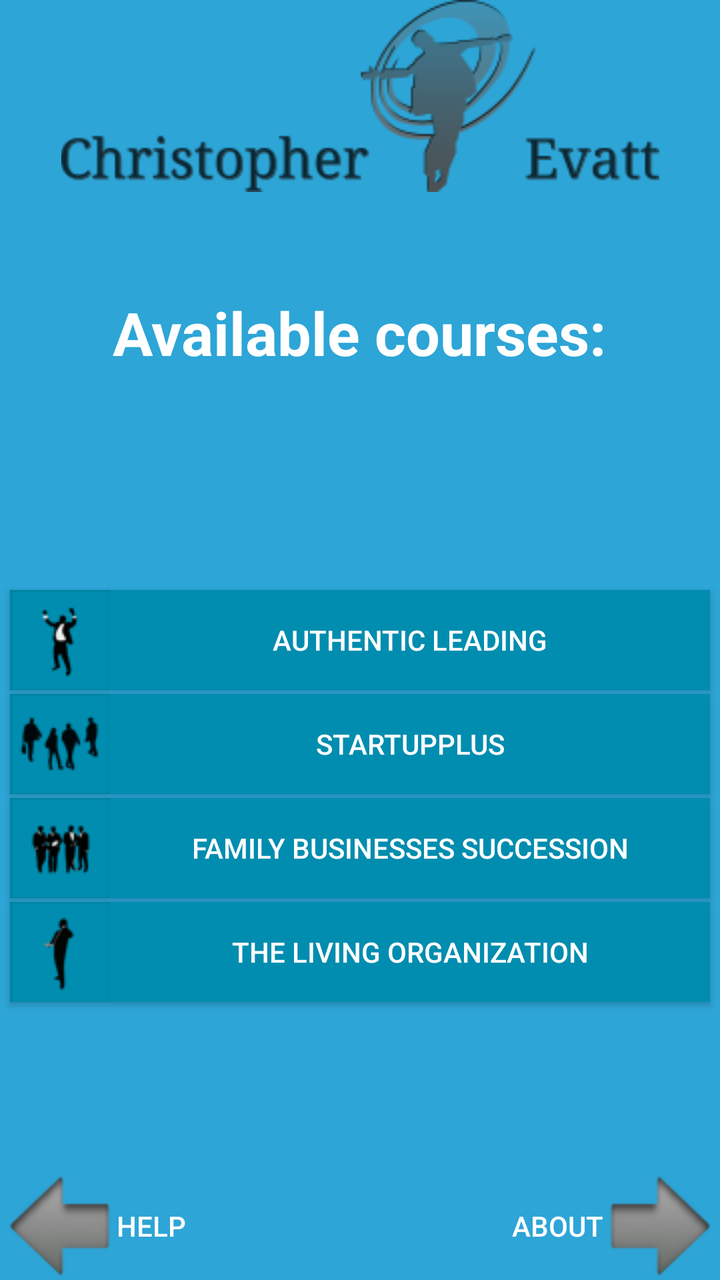
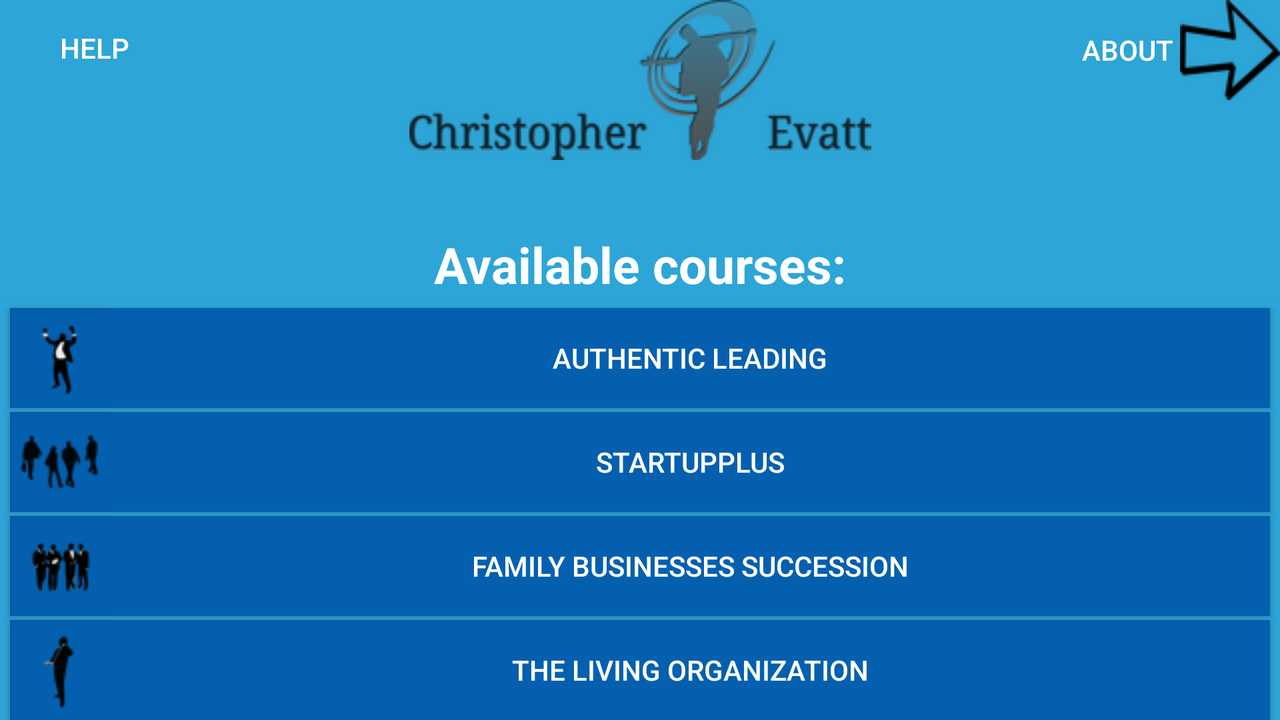

First picture: res/layout/ on a phone held upright. Second picture: the repository's own variant of that layout, on a device whose configuration matches the variant's folder. Source for both follows.
<!-- AndroidManifest.xml: application theme AppTheme -->
<!-- res/layout/mainpage.xml -->
<RelativeLayout xmlns:android="http://schemas.android.com/apk/res/android"
    xmlns:tools="http://schemas.android.com/tools"
    android:id="@+id/container"
    android:layout_width="match_parent"
    android:layout_height="match_parent"
    tools:context="com.example.app.MainActivity"
    tools:ignore="MergeRootFrame"
    android:layout_gravity="center"
    android:background="#ff2da5d7"
    android:scrollbars="vertical">

        <ImageView
            android:layout_width="match_parent"
            android:layout_height="wrap_content"
            android:id="@+id/imageView"
            android:layout_gravity="center_horizontal|top"

            android:src="@drawable/icon_full_mono_v2_300px"
            android:layout_alignParentTop="true"
            android:layout_alignParentLeft="true"
            android:layout_alignParentStart="true"
            android:layout_alignParentRight="true"
            android:layout_alignParentEnd="true" />


            <Button
                android:layout_marginTop="2dp"
                android:layout_marginLeft="5dp"
                android:layout_marginRight="5dp"
                android:layout_width="210dp"
                android:layout_height="wrap_content"
                android:text="The living organization"
                android:drawableLeft="@drawable/course_bookce_50px"
                android:textColor="#ffffff"
                android:id="@+id/btnLivOrg"
                android:layout_gravity="center_horizontal"
                android:background="#ff008daf"
                android:onClick="startCourse1"
                android:layout_below="@+id/button4"
                android:layout_alignParentLeft="true"
                android:layout_alignParentStart="true"
                android:layout_alignParentRight="true"
                android:layout_alignParentEnd="true" />

            <Button
                android:layout_marginTop="2dp"
                android:layout_marginLeft="5dp"
                android:layout_marginRight="5dp"
                android:layout_width="210dp"
                android:layout_height="wrap_content"
                android:text="StartupPLUS"
                android:textColor="#ffffff"
                android:id="@+id/button2"
                android:drawableLeft="@drawable/course_startup_50px"
                android:background="#ff008daf"
                android:layout_gravity="center_horizontal"
                android:onClick="startCourse3"
                android:layout_below="@+id/button3"
                android:layout_alignParentLeft="true"
                android:layout_alignParentStart="true"
                android:layout_alignParentRight="true"
                android:layout_alignParentEnd="true" />

            <Button
                android:layout_marginTop="2dp"
                android:layout_marginLeft="5dp"
                android:layout_marginRight="5dp"
                android:layout_width="210dp"
                android:layout_height="wrap_content"
                android:text="Authentic Leading"
                android:textColor="#ffffff"
                android:id="@+id/button3"
                android:background="#ff008daf"
                android:layout_gravity="center_horizontal"
                android:clickable="true"
                android:drawableLeft="@drawable/course_authleading_50px"
                android:onClick="startCourse4"
                android:layout_centerVertical="true"
                android:layout_alignParentLeft="true"
                android:layout_alignParentStart="true"
                android:layout_alignParentRight="true"
                android:layout_alignParentEnd="true" />

            <Button
                android:layout_marginTop="2dp"
                android:layout_marginLeft="0dp"
                android:layout_marginRight="5dp"
                android:layout_width="210dp"
                android:layout_height="wrap_content"
                android:text="Family Businesses Succession"
                android:textColor="#ffffff"
                android:id="@+id/button4"
                android:background="#ff008daf"
                android:drawableLeft="@drawable/course_familybs_50px"
                android:layout_gravity="center_horizontal"
                android:onClick="startCourse2"
                android:layout_below="@+id/button2"
                android:layout_alignParentRight="true"
                android:layout_alignParentEnd="true"
                android:layout_alignLeft="@+id/btnLivOrg"
                android:layout_alignStart="@+id/btnLivOrg" />

    <TextView
        android:layout_marginTop="50dp"
        android:layout_width="wrap_content"
        android:layout_height="wrap_content"
        android:text="Available courses:"
        android:id="@+id/textView"
        android:textSize="30sp"
        android:textColor="#ffffff"
        android:textStyle="bold"
        android:clickable="false"
        android:layout_below="@+id/imageView"
        android:layout_centerHorizontal="true" />

    <Button
        android:drawableRight="@drawable/finalarrow_r"
        android:textColor="#ffffff"
        android:background="@android:color/transparent"
        android:layout_marginBottom="2dp"
        android:layout_marginLeft="5dp"
        android:layout_marginRight="5dp"
        android:layout_width="wrap_content"
        android:layout_height="wrap_content"
        android:text=" About "
        android:id="@+id/btnToAbout"
        android:layout_alignParentBottom="true"
        android:layout_alignParentRight="true"
        android:layout_alignParentEnd="true" />

    <Button
        android:drawableLeft="@drawable/finalarrow_l"
        android:textColor="#ffffff"
        android:background="@android:color/transparent"

        android:layout_marginBottom="2dp"
        android:layout_marginLeft="5dp"
        android:layout_marginRight="5dp"
        android:layout_width="wrap_content"
        android:layout_height="wrap_content"
        android:text=" Help "
        android:id="@+id/btnToHelp"
        android:layout_alignTop="@+id/btnToAbout"
        android:layout_alignParentLeft="true"
        android:layout_alignParentStart="true"
        android:onClick="toHelp"/>


</RelativeLayout>
<!-- resources referenced by this layout -->
<resources>
  <!-- drawable course_authleading_50px: png bitmap (drawable, 4018 bytes) -->
  <!-- drawable course_bookce_50px: png bitmap (drawable, 4021 bytes) -->
  <!-- drawable course_familybs_50px: png bitmap (drawable, 4963 bytes) -->
  <!-- drawable course_startup_50px: png bitmap (drawable, 4286 bytes) -->
  <!-- drawable finalarrow_l: png bitmap (drawable, 3098 bytes) -->
  <!-- drawable finalarrow_r: png bitmap (drawable, 3138 bytes) -->
  <!-- drawable icon_full_mono_v2_300px: png bitmap (drawable, 15725 bytes) -->
  <style name="AppTheme" parent="@style/_AppTheme" />
  <style name="_AppTheme" parent="Theme.AppCompat.Light">
  
  
  
      </style>
</resources>
<!-- res/layout-land/mainpage.xml (the repository's variant of the layout above) -->
<!-- drawn on the phone turned sideways -->
<RelativeLayout xmlns:android="http://schemas.android.com/apk/res/android"
    xmlns:tools="http://schemas.android.com/tools"
    android:id="@+id/container"
    android:layout_width="match_parent"
    android:layout_height="match_parent"
    tools:context="com.example.app.MainActivity"
    tools:ignore="MergeRootFrame"
    android:layout_gravity="center"
    android:background="#ff2da5d7"
    android:scrollbars="vertical">

        <ImageView
            android:layout_width="match_parent"
            android:layout_height="wrap_content"
            android:id="@+id/imageView"
            android:layout_gravity="center_horizontal|top"

            android:src="@drawable/rsz_icon_full_mono_v2_231" />


            <Button
                android:layout_marginLeft="5dp"
                android:layout_marginRight="5dp"
                android:layout_marginTop="2dp"
                android:layout_width="210dp"
                android:layout_height="wrap_content"
                android:text="The living organization"
                android:drawableLeft="@drawable/course_bookce_50px"
                android:textColor="#ffffff"
                android:id="@+id/btnLivOrg"
                android:layout_gravity="center_horizontal"
                android:layout_alignParentBottom="true"
                android:layout_alignParentLeft="true"
                android:layout_alignParentStart="true"
                android:layout_alignParentRight="true"
                android:layout_alignParentEnd="true"
                android:background="#ff0460af"
                android:onClick="startCourse1"/>

            <Button

                android:layout_marginLeft="5dp"
                android:layout_marginRight="5dp"
                android:layout_marginTop="2dp"
                android:layout_width="210dp"
                android:layout_height="wrap_content"
                android:text="StartupPLUS"
                android:textColor="#ffffff"
                android:id="@+id/button2"
                android:drawableLeft="@drawable/course_startup_50px"
                android:background="#ff0460af"
                android:layout_gravity="center_horizontal"
                android:layout_above="@+id/button4"
                android:layout_alignParentLeft="true"
                android:layout_alignParentStart="true"
                android:layout_alignParentRight="true"
                android:layout_alignParentEnd="true"
                android:onClick="startCourse3"/>

            <Button

                android:layout_marginLeft="5dp"
                android:layout_marginRight="5dp"
                android:layout_marginTop="0dp"
                android:layout_width="210dp"
                android:layout_height="wrap_content"
                android:text="Authentic Leading"
                android:textColor="#ffffff"
                android:id="@+id/button3"
                android:background="#ff0460af"
                android:layout_gravity="center_horizontal"
                android:clickable="true"
                android:layout_above="@+id/button2"
                android:drawableLeft="@drawable/course_authleading_50px"
                android:layout_alignParentLeft="true"
                android:layout_alignParentStart="true"
                android:layout_alignParentRight="true"
                android:layout_alignParentEnd="true"
                android:onClick="startCourse4"
               />

            <Button

                android:layout_marginLeft="5dp"
                android:layout_marginRight="5dp"
                android:layout_marginTop="2dp"
                android:layout_width="210dp"
                android:layout_height="wrap_content"
                android:text="Family Businesses Succession"
                android:textColor="#ffffff"
                android:id="@+id/button4"
                android:background="#ff0460af"
                android:drawableLeft="@drawable/course_familybs_50px"
                android:layout_gravity="center_horizontal"
                android:layout_above="@+id/btnLivOrg"
                android:layout_alignParentLeft="true"
                android:layout_alignParentStart="true"
                android:layout_alignParentRight="true"
                android:layout_alignParentEnd="true"
                android:onClick="startCourse2"/>

    <TextView
        android:layout_width="wrap_content"
        android:layout_height="wrap_content"
        android:text="Available courses:"
        android:id="@+id/textView"
        android:textSize="25sp"
        android:textColor="#ffffff"
        android:textStyle="bold"
        android:clickable="false"
        android:layout_above="@+id/button3"
        android:layout_centerHorizontal="true"
        android:layout_marginBottom="5dp"/>

    <Button
        android:drawableRight="@drawable/arrow_r"
        android:textColor="#ffffff"
        android:background="@android:color/transparent"
        android:layout_width="wrap_content"
        android:layout_height="wrap_content"
        android:text=" About "
        android:id="@+id/button"
        android:layout_alignParentTop="true"
        android:layout_alignParentRight="true"
        android:layout_alignParentEnd="true" />

    <Button
        android:drawableLeft="@drawable/arrow_l"
        android:textColor="#ffffff"
        android:background="@android:color/transparent"

        android:layout_marginBottom="2dp"
        android:layout_marginLeft="5dp"
        android:layout_marginRight="5dp"
        android:layout_width="wrap_content"
        android:layout_height="wrap_content"
        android:text=" Help  "
        android:id="@+id/button5"
        android:layout_alignTop="@+id/button"
        android:layout_alignParentLeft="true"
        android:layout_alignParentStart="true" />



</RelativeLayout>
<!-- resources referenced by the variant -->
<!-- as the phone turned sideways resolves them -->
<resources>
  <!-- drawable arrow_r: png bitmap (drawable, 1485 bytes) -->
  <!-- drawable course_authleading_50px: png bitmap (drawable, 4018 bytes) -->
  <!-- drawable course_bookce_50px: png bitmap (drawable, 4021 bytes) -->
  <!-- drawable course_familybs_50px: png bitmap (drawable, 4963 bytes) -->
  <!-- drawable course_startup_50px: png bitmap (drawable, 4286 bytes) -->
  <!-- drawable rsz_icon_full_mono_v2_231: png bitmap (drawable, 17992 bytes) -->
  <style name="AppTheme" parent="@style/_AppTheme" />
  <style name="_AppTheme" parent="Theme.AppCompat.Light">
  
  
  
      </style>
</resources>
